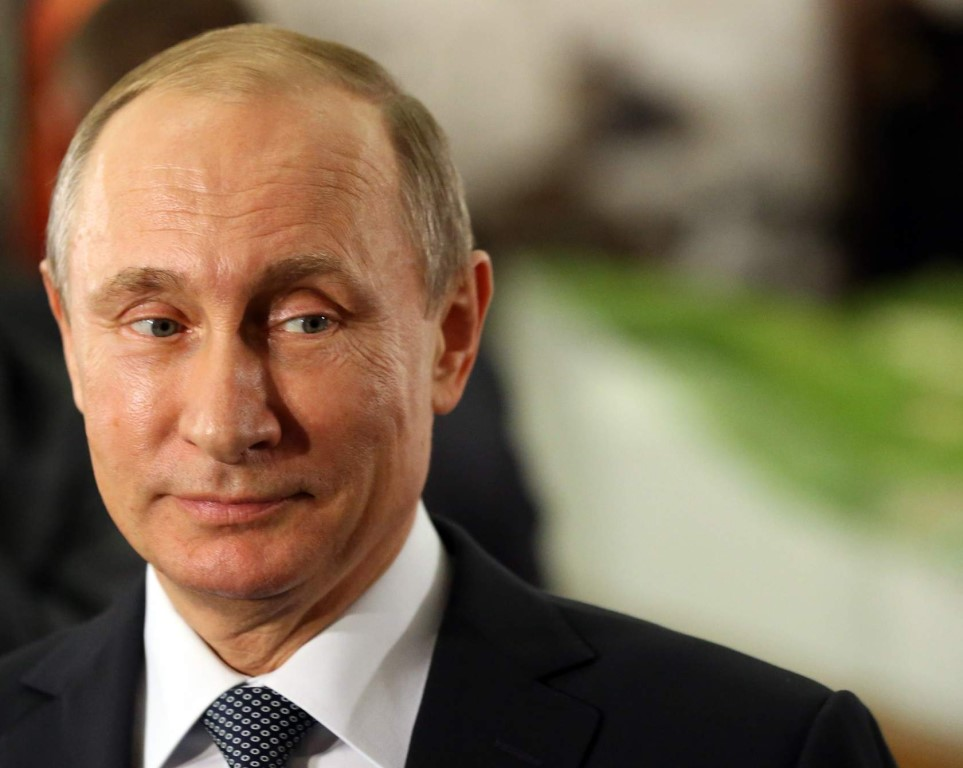
#> input picture opencv/putin.jpeg, 963 x 768 px
$ python recognition_photo.py
#> lines starting #> are read from the running program, lines starting #| are printed output that depends on the picture; after the words box and inside, x2 and y2 are one past the last pixel; in counts of white or black regions, pixels touching at a corner belong together
import cv2

face_case = cv2.CascadeClassifier(cv2.data.haarcascades + "haarcascade_frontalface_default.xml")

img = cv2.imread("putin.jpeg")
#> img is the input picture: shape (768, 963, 3); mean B, G, R 83.2, 107.4, 123.7
gray = cv2.cvtColor(img, cv2.COLOR_BGR2GRAY)
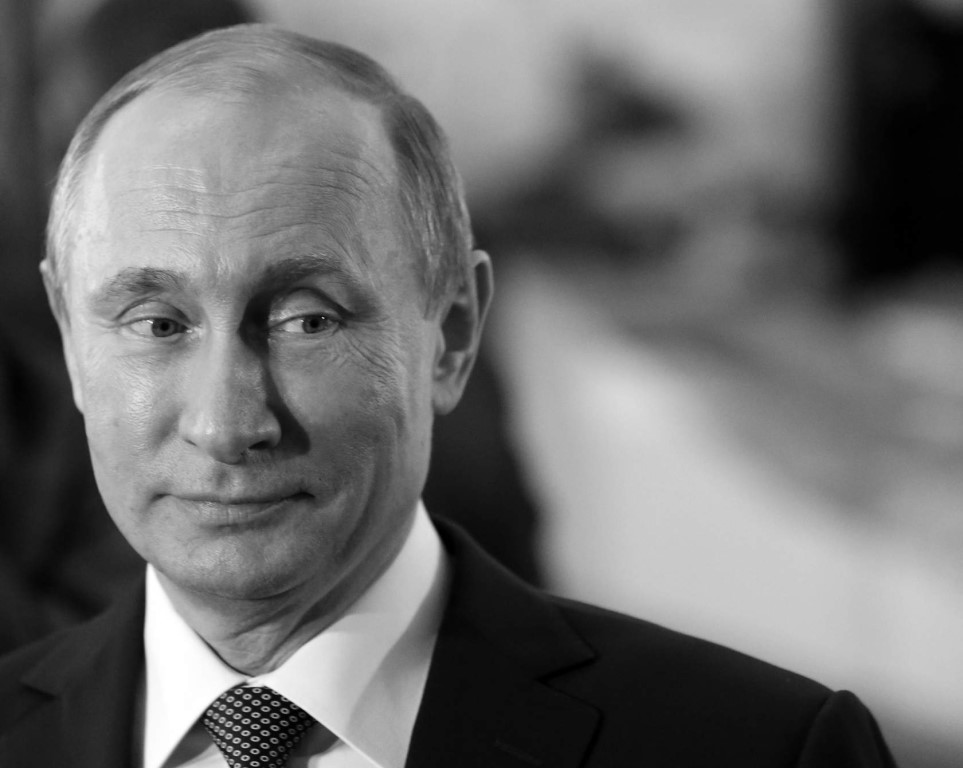
#> gray: shape (768, 963); min 0, max 255, mean 109.5
# cv2.imshow('Gray', gray)

faces = face_case.detectMultiScale(img, 1.1, 19)
#> faces = [[32, 154, 415, 415]]

for(x,y,w,h) in faces:
    cv2.rectangle(img, (x, y), (x + w, y + h), (12, 22, 0), 5)
#> this loop made 1 pass
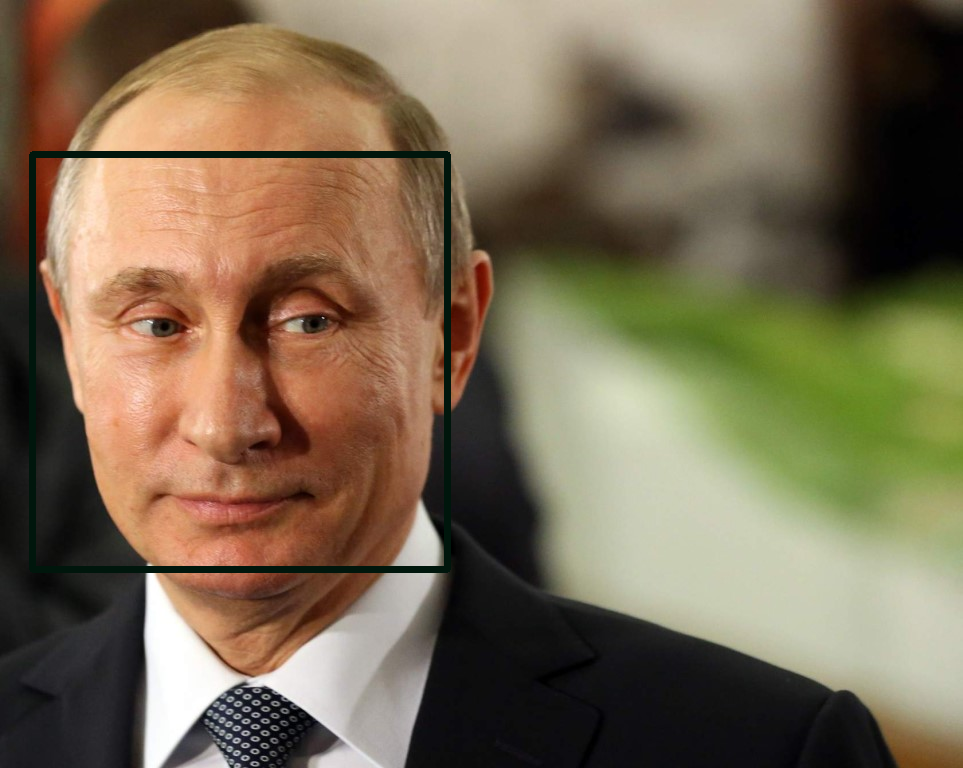
#> img: shape (768, 963, 3); 1.57% of pixels changed, all inside (x1, y1, x2, y2) = (29, 151, 451, 573)

cv2.imshow('rez', img)
cv2.waitKey()
